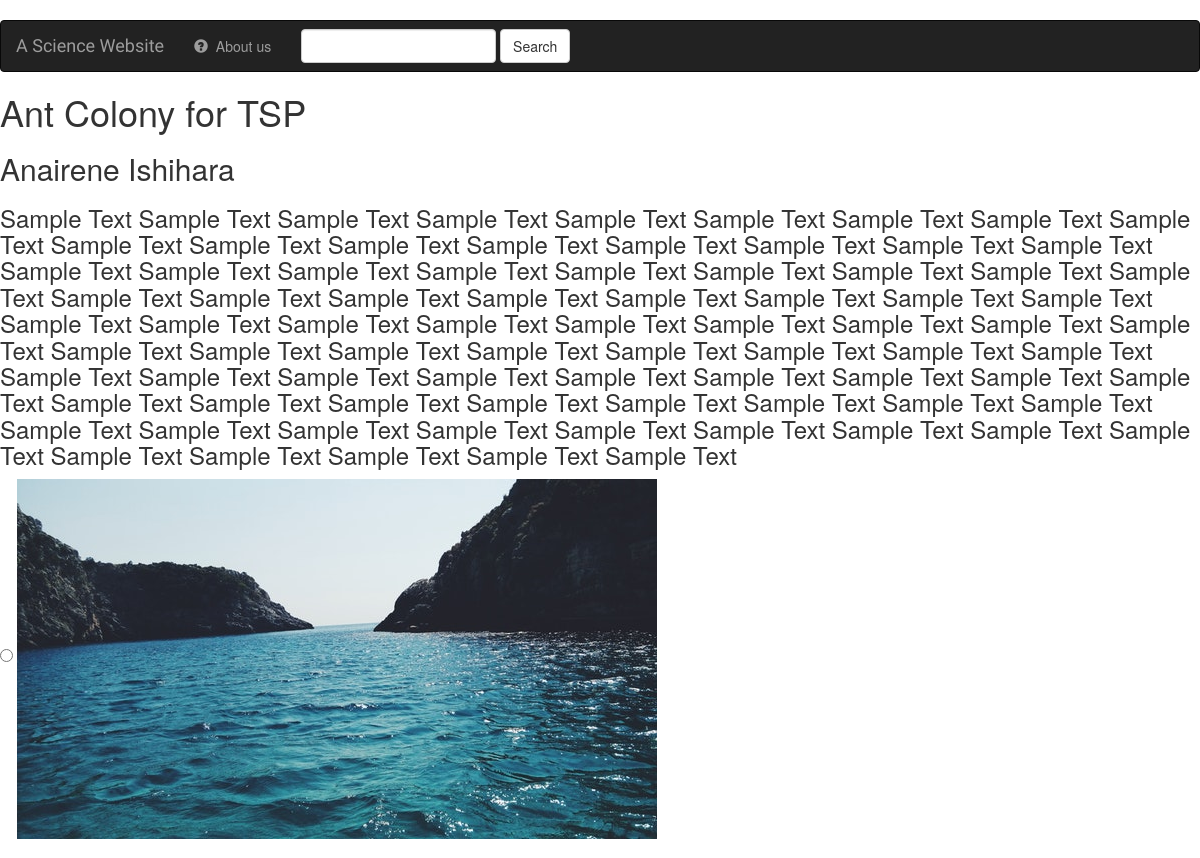
Screenshot of /project/2 with the database file from the repository.
### project/models.py (models this page shows, shortened)
class Project(models.Model):
    name = models.CharField(max_length=300) #Name of the project
    team_leader = models.CharField(max_length=250) #Leader of the team
    content = models.TextField() #One field for the content of the project

class Image(models.Model): #This table will contain the content of the projects
    project = models.ForeignKey(Project, on_delete=models.CASCADE)
    name = models.CharField(max_length=400)   #Name or location of the image
    is_favorite = models.BooleanField(default=False)

### project/views.py (the view)
# urls.py: path('<int:project_id>', views.detail, name='detail'),
def detail(request, project_id):
    project = get_object_or_404(Project, pk=project_id)
    return render(request, 'project/detail.html', {'project': project})

### project/templates/project/detail.html (shortened to what this page needs)
{% load staticfiles  %}
<link rel="stylesheet" href="https://maxcdn.bootstrapcdn.com/bootstrap/3.3.6/css/bootstrap.min.css">﻿
<link rel="stylesheet" type="text/css" href="{% static 'project/style.css'%}">
<nav class="navbar navbar-inverse">
    <div class="container-fluid">
        <div class="navbar-header">
            <a class="navbar-brand" href="{% url 'project:index' %}">A Science Website</a>
        </div>
        <div class="collapse navbar-collapse" id="topNavBar">
            <ul class="nav navbar-nav">
                <li class="nav navbar-nav">
                    <a href="{% url 'project:index' %}">
                        <span class="glyphicon glyphicon-question-sign" aria-hidden="true"></span>&nbsp;
                        About us
                    </a>
                </li>
            </ul>
            <form class="navbar-form navbar-left" role="search" method="get" action="#">
                <div class="form-group">
                    <input type="text" class="form-control" name="q" value="">
                </div>
                <button type="submit" class="btn btn-default">Search</button>
            </form>
        </div>
    </div>
</nav>
<h1>{{project.name}}</h1>
<h2>{{project.team_leader}}</h2>
<h3>{{project.content}}</h3>
<form action="{% url 'project:detail' project.id %}" method="post">
    {%  for image in project.image_set.all %}
   <input type="radio" id="image{{ forloop.counter }}" name="image" value="{{ name.id }}">
    <label for="image{{ forloop.counter }}" >
       <img src="{% static "project/images/ocean1.jpeg" %}" alt="Image Description">
    </label>  <br>
    {% endfor %}
</form>

### project/static/project/style.css (style rules this page uses)
.navbar { border-radius: 10 }
.navbar-brand { font-family: 'Satisfy', cursive; }

### rows the page displays
Project: name "Ant Colony for TSP", team_leader "Anairene Ishihara", content "Sample Text Sample Text Sample Text Sample Text Sample Text Sample Text Sample Text Sample Text Sample Text Sample Text Sample Text Sample Text Sample Text Sample Text Sample Text Sample Text Sample Text Sample Text Sample Text Sample Text Sample Text Sample Text Sample Text Sample Text Sample Text Sample Text Sample Text Sample Text Sample Text Sample Text Sample Text Sample Text Sample Text Sample Text Sample Text Sample Text Sample Text Sample Text Sample Text Sample Text Sample Text Sample Text Sample Text Sample Text Sample Text Sample Text Sample Text Sample Text Sample Text Sample Text Sample Text Sample Text Sample Text Sample Text Sample Text Sample Text Sample Text Sample Text…"
